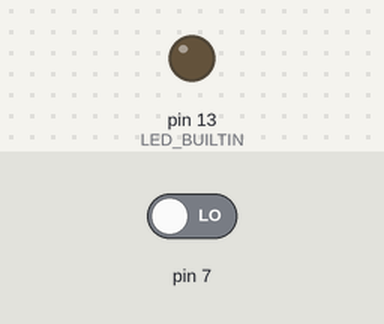
Simulated run of this sketch. Board: Arduino Uno, built with avr-gcc and run on an emulated ATmega328P. On the bench: output pins drawn as LEDs (lit = HIGH). The inputs (shaded band) are chosen by the test bench; at power-on: pin 7 LOW.

Above: at 1.2 s.
1.3 s: pin 7 driven HIGH
At 2.5 s:
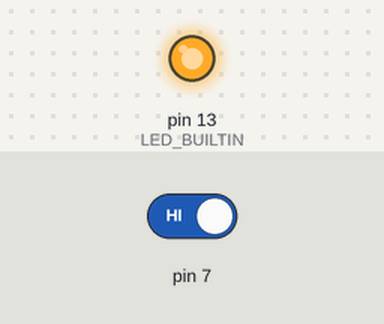
2.8 s: pin 7 driven LOW
At 4.0 s:
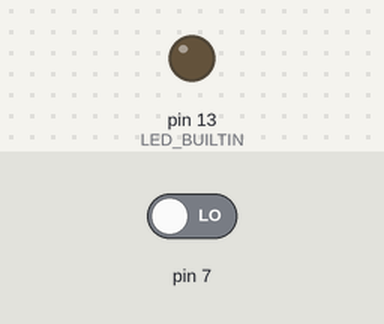
Timing chart, 0 to 5.8 s (numbered marks = the images above; inputs shaded):
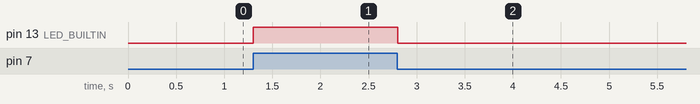

The sketch:

button_controlled_led.ino
```cpp
// C++ code
//
void setup()
{
  pinMode(LED_BUILTIN, OUTPUT);
}

void loop()
{
  if (digitalRead(7) == HIGH) {
    digitalWrite(13, HIGH);
  } else {
    digitalWrite(13, LOW);
  }
  delay(10);
}
```

Measured:
- after the input at 1.3 s, pin 13 (LED_BUILTIN): LOW → HIGH at once
- after the input at 2.8 s, pin 13 (LED_BUILTIN): HIGH → LOW at once
